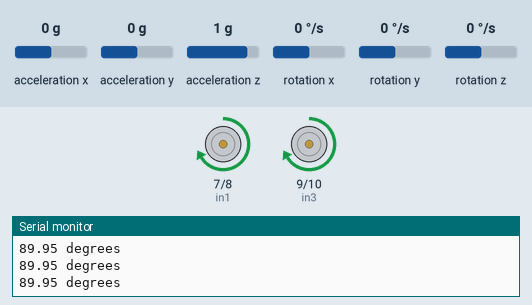
A sketch run on a simulated Arduino Uno, built with avr-gcc and run on an emulated ATmega328P. Parts: motor-driver pin pairs drawn as motors (green arrow = first pin HIGH = forward, orange = second pin HIGH = backward, longer = more drive, scaled by the enable pin), the last lines printed to the serial monitor. The test bench sets the inputs (shaded band); at power-on: rotation z 0 °/s, acceleration x 0 g, acceleration y 0 g, acceleration z 1 g, rotation x 0 °/s, rotation y 0 °/s.

Above: at 6.0 s.
6.1 s: rotation z set to 192 °/s
At 8.5 s:
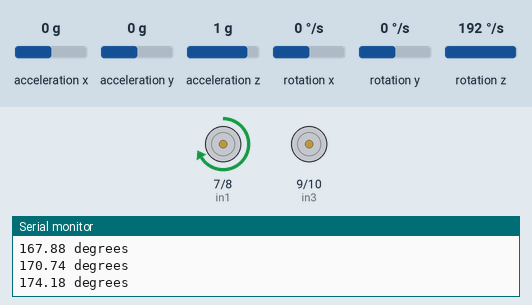
9.1 s: rotation z set to 0 °/s
At 10.0 s:
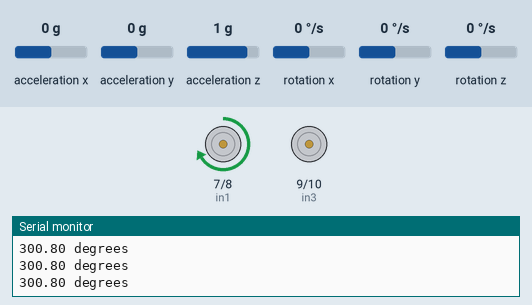
12.1 s: rotation z set to 100 °/s
At 13.3 s:
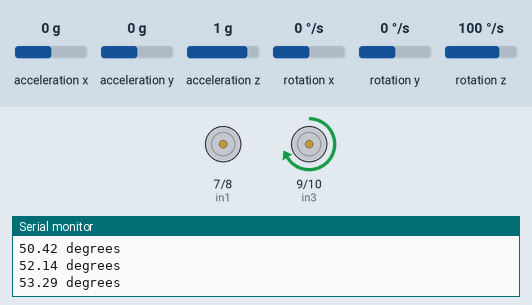
15.1 s: rotation z set to 73 °/s
18.1 s: rotation z set to 69 °/s
21.1 s: rotation z set to 54 °/s
23.7 s: rotation z set to 50 °/s
Timing chart, 0 to 26.3 s (numbered marks = the images above; inputs shaded):
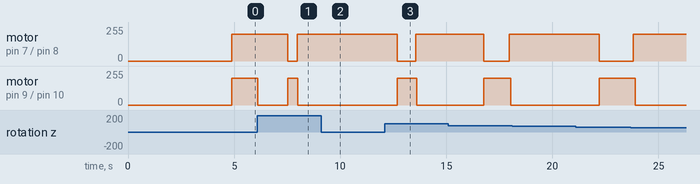

The sketch:

control.ino
```cpp
#include <MPU6050_tockn.h>  //make sure you conect SDA to arduino pin A4 and SCL to pin A5
#include <Wire.h>
#include<math.h>
MPU6050 mpu6050(Wire);

float theta = 0.0000;
float angle_offset = 0.0000;
int ena = 5;
int in1 = 7;
int in2 = 8;
int enb = 6;
int in3 = 9;
int in4 = 10;
int data = 0;
void setup() {
  // put your setup code here, to run once:
  pinMode (ena, OUTPUT);
  pinMode (in1, OUTPUT);
  pinMode (in2, OUTPUT);
  pinMode (in3, OUTPUT);
  pinMode (in4, OUTPUT);
  pinMode (enb, OUTPUT);
  Serial.begin(9600);
  Wire.begin();
  mpu6050.begin();
  mpu6050.calcGyroOffsets(true);

  for (int i = 0; i < 1000; i++) {

    mpu6050.update();

    angle_offset += mpu6050.getAngleZ();
  }
  angle_offset = angle_offset / 1000.00;
  Serial.println("");
  Serial.print("offset angle is: ");
  Serial.println(angle_offset);


}

void loop() {
  // put your main code here, to run repeatedly:
  correct ();
  // ctrl ();
  Serial.print(check_angle()); Serial.println(" degrees");
}

float check_angle() {
  mpu6050.update();
  float theta = 90 + mpu6050.getAngleZ() - angle_offset;
  theta = radians(theta);
  float aa = int(100 * theta) % 628;
  theta = aa / 100;
  theta = degrees(theta);
  return theta;


}
void correct () {
  if (check_angle() < 85) {
    analogWrite(ena, 0);
    analogWrite(enb, 200);
    digitalWrite(in1, LOW);
    digitalWrite(in2, LOW);
    digitalWrite(in3, HIGH);
    digitalWrite(in4, LOW);
  }
  else if (check_angle() > 91) {
    analogWrite(ena, 200);
    analogWrite(enb, 0);
    digitalWrite(in1, HIGH);
    digitalWrite(in2, LOW);
    digitalWrite(in3, LOW);
    digitalWrite(in4, LOW);
  }
  else {
    analogWrite(ena, 200);
    analogWrite(enb, 200);
    digitalWrite(in1, HIGH);
    digitalWrite(in2, LOW);
    digitalWrite(in3, HIGH);
    digitalWrite(in4, LOW);
  }

}
//void ctrl (){
//if (check_angle() > 91) {
//  analogWrite(ena, 200);
//  analogWrite(enb, 0);
//  digitalWrite(in1, HIGH);
//  digitalWrite(in2, LOW);
//  digitalWrite(in3, LOW);
//  digitalWrite(in4, LOW);
//}
//else {
//  analogWrite(ena, 200);
//  analogWrite(enb, 200);
//  digitalWrite(in1, HIGH);
//  digitalWrite(in2, LOW);
//  digitalWrite(in3, HIGH);
//  digitalWrite(in4, LOW);
//}
//}
```

Measured:
- after the input at 6.1 s, motor on pin 7 (in1) / pin 8 (in2): forward 200/255 → stopped after 1.4 s, → forward 200/255 0.45 s later; motor on pin 9 (in3) / pin 10 (in4): forward 200/255 → stopped at once, → forward 200/255 1.4 s later, → stopped 0.48 s later
- after the input at 9.1 s, motor on pin 7 (in1) / pin 8 (in2): stops changing and stays forward 200/255; motor on pin 9 (in3) / pin 10 (in4): stops changing and stays stopped
- after the input at 12.1 s, motor on pin 7 (in1) / pin 8 (in2): forward 200/255 → stopped after 0.59 s, → forward 200/255 0.87 s later; motor on pin 9 (in3) / pin 10 (in4): stopped → forward 200/255 after 0.59 s, → stopped 0.93 s later
